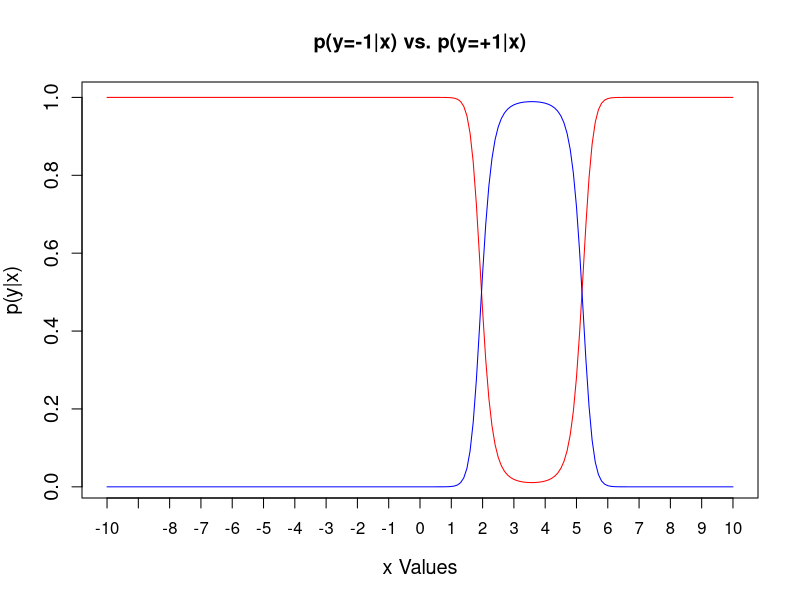

Write the R code that produced this figure.
prob_neg = 0.75
prob_pos = 0.25

x <- seq(-10, 10, 0.1)

x_neg_prob =  (exp(-((x + 1) ^ 2) / 4)) / (2*sqrt(pi))
x_pos_prob =  (sqrt(2) * exp(-2 * (x - 3) ^ 2)) / sqrt(pi)

px = (x_neg_prob * prob_neg) + (x_pos_prob * prob_pos)

py_pos_given_x <- x_pos_prob * prob_pos / px
py_neg_given_x <- x_neg_prob * prob_neg / px

plot(x, py_neg_given_x,type = "l", col="red", xlab = "x Values", ylab = "p(y|x)",
     main = "p(y=-1|x) vs. p(y=+1|x)", cex.lab=1.2, cex.axis = 1.2, cex=1.2, xaxt="n")
lines(x, py_pos_given_x, col="blue")
axis(side = 1, at = seq(-10, 10))
